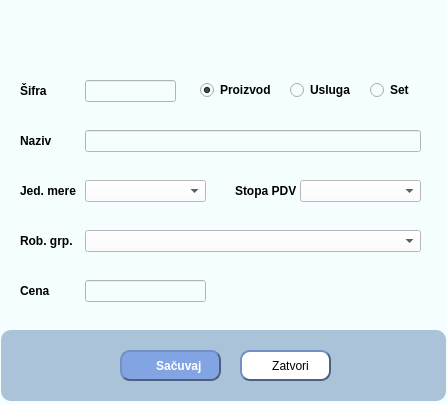
<?xml version="1.0" encoding="UTF-8"?>
<ui version="4.0">
 <class>artiklibu</class>
 <widget class="QWidget" name="artiklibu">
  <property name="geometry">
   <rect>
    <x>0</x>
    <y>0</y>
    <width>447</width>
    <height>404</height>
   </rect>
  </property>
  <property name="windowTitle">
   <string>Brzi unos artikala</string>
  </property>
  <property name="windowIcon">
   <iconset>
    <normaloff>../resources/logo.png</normaloff>../resources/logo.png</iconset>
  </property>
  <property name="styleSheet">
   <string notr="true">background-color: #F5FEFF;</string>
  </property>
  <widget class="QLabel" name="label">
   <property name="geometry">
    <rect>
     <x>1</x>
     <y>330</y>
     <width>445</width>
     <height>71</height>
    </rect>
   </property>
   <property name="styleSheet">
    <string notr="true">background-color: rgb(170, 195, 217);
border-radius:10px;</string>
   </property>
   <property name="text">
    <string/>
   </property>
  </widget>
  <widget class="QLabel" name="label_2">
   <property name="geometry">
    <rect>
     <x>20</x>
     <y>80</y>
     <width>61</width>
     <height>22</height>
    </rect>
   </property>
   <property name="font">
    <font>
     <bold>true</bold>
    </font>
   </property>
   <property name="text">
    <string>Šifra</string>
   </property>
  </widget>
  <widget class="QLineEdit" name="sifraEdit">
   <property name="geometry">
    <rect>
     <x>85</x>
     <y>80</y>
     <width>91</width>
     <height>22</height>
    </rect>
   </property>
  </widget>
  <widget class="QLabel" name="label_3">
   <property name="geometry">
    <rect>
     <x>20</x>
     <y>130</y>
     <width>61</width>
     <height>22</height>
    </rect>
   </property>
   <property name="font">
    <font>
     <bold>true</bold>
    </font>
   </property>
   <property name="text">
    <string>Naziv</string>
   </property>
  </widget>
  <widget class="QLineEdit" name="nazivEdit">
   <property name="geometry">
    <rect>
     <x>85</x>
     <y>130</y>
     <width>336</width>
     <height>22</height>
    </rect>
   </property>
  </widget>
  <widget class="QLabel" name="label_4">
   <property name="geometry">
    <rect>
     <x>20</x>
     <y>180</y>
     <width>61</width>
     <height>22</height>
    </rect>
   </property>
   <property name="font">
    <font>
     <bold>true</bold>
    </font>
   </property>
   <property name="text">
    <string>Jed. mere</string>
   </property>
  </widget>
  <widget class="QComboBox" name="jmcombo">
   <property name="geometry">
    <rect>
     <x>85</x>
     <y>180</y>
     <width>121</width>
     <height>22</height>
    </rect>
   </property>
   <property name="styleSheet">
    <string notr="true">background-color: rgb(255, 255, 255);
color: rgb(0, 0, 0);
selection-background-color: rgb(82, 104, 143);
selection-color: rgb(255, 255, 255);</string>
   </property>
  </widget>
  <widget class="QLabel" name="label_5">
   <property name="geometry">
    <rect>
     <x>235</x>
     <y>180</y>
     <width>61</width>
     <height>22</height>
    </rect>
   </property>
   <property name="font">
    <font>
     <bold>true</bold>
    </font>
   </property>
   <property name="text">
    <string>Stopa PDV</string>
   </property>
  </widget>
  <widget class="QComboBox" name="pdvcombo">
   <property name="geometry">
    <rect>
     <x>300</x>
     <y>180</y>
     <width>121</width>
     <height>22</height>
    </rect>
   </property>
   <property name="styleSheet">
    <string notr="true">background-color: rgb(255, 255, 255);
color: rgb(0, 0, 0);
selection-background-color: rgb(82, 104, 143);
selection-color: rgb(255, 255, 255);</string>
   </property>
  </widget>
  <widget class="QRadioButton" name="radioRoba">
   <property name="geometry">
    <rect>
     <x>200</x>
     <y>80</y>
     <width>81</width>
     <height>20</height>
    </rect>
   </property>
   <property name="font">
    <font>
     <bold>true</bold>
    </font>
   </property>
   <property name="text">
    <string>Proizvod</string>
   </property>
   <property name="checked">
    <bool>true</bool>
   </property>
  </widget>
  <widget class="QRadioButton" name="radioUsluga">
   <property name="geometry">
    <rect>
     <x>290</x>
     <y>80</y>
     <width>71</width>
     <height>20</height>
    </rect>
   </property>
   <property name="font">
    <font>
     <bold>true</bold>
    </font>
   </property>
   <property name="text">
    <string>Usluga</string>
   </property>
  </widget>
  <widget class="QRadioButton" name="radioSet">
   <property name="geometry">
    <rect>
     <x>370</x>
     <y>80</y>
     <width>51</width>
     <height>20</height>
    </rect>
   </property>
   <property name="font">
    <font>
     <bold>true</bold>
    </font>
   </property>
   <property name="text">
    <string>Set</string>
   </property>
  </widget>
  <widget class="QLabel" name="label_6">
   <property name="geometry">
    <rect>
     <x>20</x>
     <y>230</y>
     <width>61</width>
     <height>22</height>
    </rect>
   </property>
   <property name="font">
    <font>
     <bold>true</bold>
    </font>
   </property>
   <property name="text">
    <string>Rob. grp.</string>
   </property>
  </widget>
  <widget class="QComboBox" name="rgcombo">
   <property name="geometry">
    <rect>
     <x>85</x>
     <y>230</y>
     <width>336</width>
     <height>22</height>
    </rect>
   </property>
   <property name="styleSheet">
    <string notr="true">background-color: rgb(255, 255, 255);
color: rgb(0, 0, 0);
selection-background-color: rgb(82, 104, 143);
selection-color: rgb(255, 255, 255);</string>
   </property>
  </widget>
  <widget class="QLineEdit" name="cenaEdit">
   <property name="geometry">
    <rect>
     <x>85</x>
     <y>280</y>
     <width>121</width>
     <height>22</height>
    </rect>
   </property>
  </widget>
  <widget class="QLabel" name="label_7">
   <property name="geometry">
    <rect>
     <x>20</x>
     <y>280</y>
     <width>61</width>
     <height>22</height>
    </rect>
   </property>
   <property name="font">
    <font>
     <bold>true</bold>
    </font>
   </property>
   <property name="text">
    <string>Cena</string>
   </property>
  </widget>
  <widget class="QLabel" name="infolabel">
   <property name="geometry">
    <rect>
     <x>20</x>
     <y>20</y>
     <width>401</width>
     <height>30</height>
    </rect>
   </property>
   <property name="font">
    <font>
     <bold>true</bold>
    </font>
   </property>
   <property name="text">
    <string/>
   </property>
  </widget>
  <widget class="QPushButton" name="btnObradi">
   <property name="geometry">
    <rect>
     <x>120</x>
     <y>350</y>
     <width>101</width>
     <height>31</height>
    </rect>
   </property>
   <property name="font">
    <font>
     <bold>true</bold>
    </font>
   </property>
   <property name="cursor">
    <cursorShape>PointingHandCursor</cursorShape>
   </property>
   <property name="styleSheet">
    <string notr="true">QPushButton#btnObradi {
	background-color: #82a4e3;
	color: white;
    border-style:outset;
	border-width:2px;
	border-radius:10px;
	border-color:#4c6084;
	padding:2px;
}
QPushButton#btnObradi:hover {
   	background-color: #a2c4e0; 
	color: white;
}
QPushButton#btnObradi:pressed {
    background-color:#5bacc2; /* Plava */
	color: white; /* Bela boja teksta */
}</string>
   </property>
   <property name="text">
    <string>     Sačuvaj</string>
   </property>
   <property name="icon">
    <iconset>
     <normaloff>../icons/save.png</normaloff>../icons/save.png</iconset>
   </property>
  </widget>
  <widget class="QPushButton" name="btnCancel">
   <property name="geometry">
    <rect>
     <x>240</x>
     <y>350</y>
     <width>91</width>
     <height>31</height>
    </rect>
   </property>
   <property name="cursor">
    <cursorShape>PointingHandCursor</cursorShape>
   </property>
   <property name="styleSheet">
    <string notr="true">background-color: rgb(255, 255, 255);
border-style:outset;
	border-width:2px;
	border-radius:10px;
	border-color:#4c6084;
	padding:2px;</string>
   </property>
   <property name="text">
    <string>   Zatvori</string>
   </property>
   <property name="icon">
    <iconset>
     <normaloff>../resources/cancel.png</normaloff>../resources/cancel.png</iconset>
   </property>
  </widget>
 </widget>
 <resources/>
 <connections/>
</ui>
